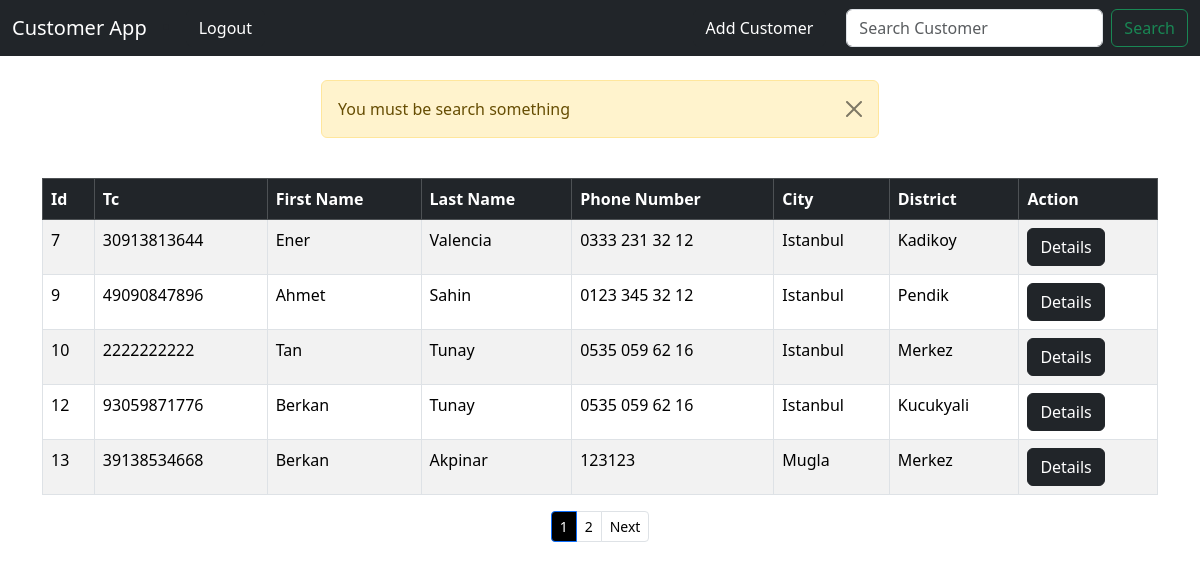
The app's page /search_customer/ (signed in) with its own data.
### crm/models.py (models this page shows, shortened)
class Customer(models.Model):
    created_at = models.DateTimeField(auto_now_add=True)
    tc_no = models.IntegerField(editable=True, validators=[
        RegexValidator(r'^[1-9]{1}[0-9]{9}[02468]{1}$', message="Invalid Tc No ", code="invalid_number")], unique=True)
    first_name = models.CharField(max_length=50, editable=True)
    last_name =  models.CharField(max_length=50, editable=True)
    phone = models.CharField(max_length=15, editable=True)
    city =  models.CharField(max_length=50, editable=True)
    district =  models.CharField(max_length=50, editable=True)

### crm/views.py (the view)
# urls.py: path("search_customer/", views.search_customer, name="search_customer"),
def search_customer(request):
    if request.user.is_authenticated:
        if request.method == 'POST':
            searched = request.POST.get('searched')
            customers = Customer.objects.all()
            if searched:
                customers = customers.filter(first_name__contains=searched)
            customers = customers.order_by('-created_at')
        else :
            messages.success(request, "You must be search something")
            customers = Customer.objects.all()
        p = Paginator(customers, 5)
        page = request.GET.get('page')
        customers = p.get_page(page)
        return render(request, 'search_customer.html', {'customers':customers})
    else :
        messages.success(request, "You must be logged in")
        return redirect('home')

### crm/templates/search_customer.html (shortened to what this page needs)
{% extends 'base.html' %}
{% block content %}
        <table class="table table-striped table-hover table-bordered">
            <thead class="table-dark" >
            <tr >
                <th scope="col">Id</th>
                <th scope="col">Tc</th>
                <th scope="col">First Name</th>
                <th scope="col">Last Name</th>
                <th scope="col">Phone Number</th>
                <th scope="col">City</th>
                <th scope="col">District</th>
                <th scope="col">Action</th>
            </tr>
            </thead>
            <tbody>
                {% if customers %}
                {% for customer in customers %}
                    <tr>
                        <td>{{ customer.id }}</td>
                        <td>{{ customer.tc_no }}</td>
                        <td>{{ customer.first_name }}</td>
                        <td>{{ customer.last_name }}</td>
                        <td>{{ customer.phone }}</td>
                        <td>{{ customer.city }}</td>
                        <td>{{ customer.district }}</td>
                        <td><a href="{% url 'customer' customer.id %}" class="btn btn-dark">Details</a></td>
                    </tr>
                {% endfor %}
                {% endif %}
            </tbody>
        </table>
        <nav aria-label="Page navigation example">
            <ul class="pagination justify-content-center pagination-sm">
                <li class="page-item active">
                  <span class="page-link" style="color: white; background-color: black;">
                    {{ customers.number }}
                  </span>
                </li>
              {% if customers.has_next %}
              <li class="page-item"><a class="page-link" style="color: black;" href="?page={{ customers.next_page_number }}">{{ customers.next_page_number }}</a></li>
              <li class="page-item"><a class="page-link" style="color: black;" href="?page={{ customers.next_page_number }}">Next</a></li>
              {% endif %}
            </ul>
          </nav>
{% endblock content %}

### records on screen
Customer: id "7", tc_no "30913813644", first_name "Ener", last_name "Valencia", phone "0333 231 32 12", city "Istanbul", district "Kadikoy"
Customer: id "9", tc_no "49090847896", first_name "Ahmet", last_name "Sahin", phone "0123 345 32 12", city "Istanbul", district "Pendik"
Customer: id "10", tc_no "2222222222", first_name "Tan", last_name "Tunay", phone "0535 059 62 16", city "Istanbul", district "Merkez"
Customer: id "12", tc_no "93059871776", first_name "Berkan", last_name "Tunay", phone "0535 059 62 16", city "Istanbul", district "Kucukyali"
Customer: id "13", tc_no "39138534668", first_name "Berkan", last_name "Akpinar", phone "123123", city "Mugla", district "Merkez"

### other values on screen
{{ message }} "You must be search something"
{{ customers.number }} "1"
{{ customers.next_page_number }} "2"
